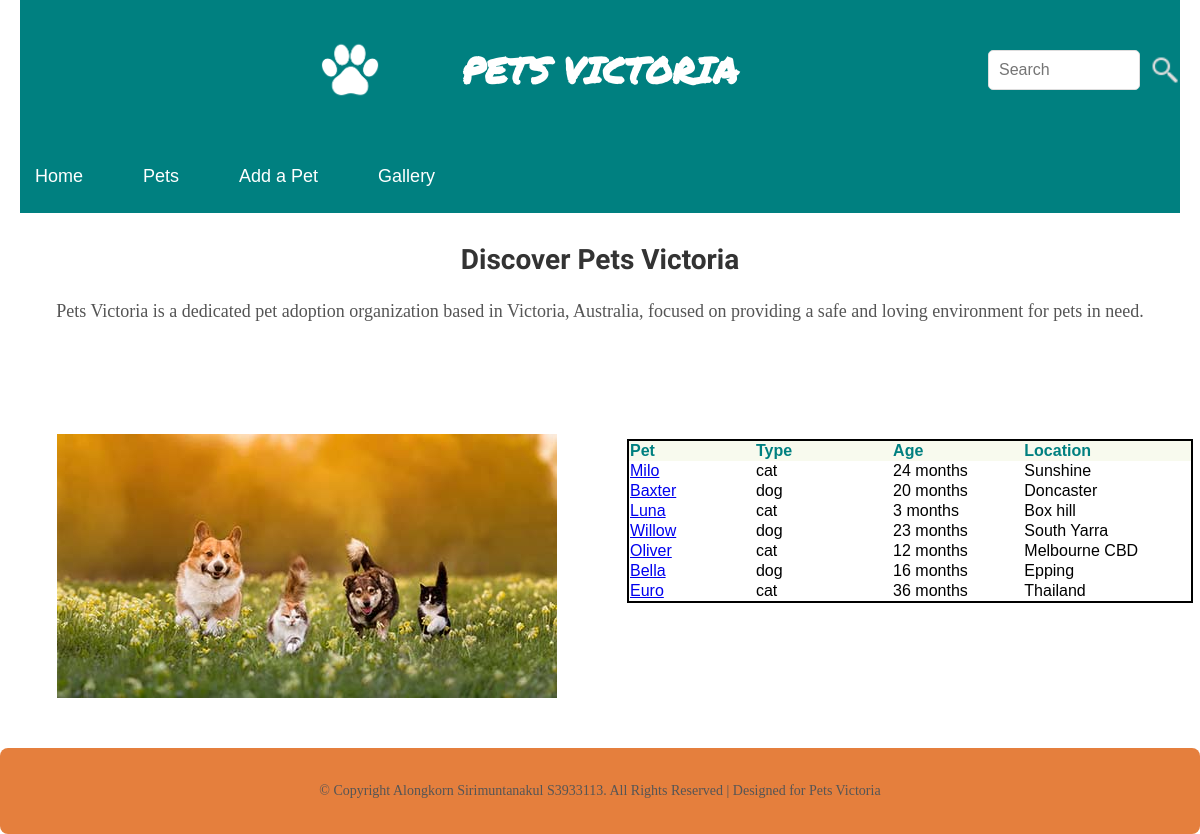
The app's page /pets.php with its own data.
### tables this page shows
CREATE TABLE `pets` (
  `petid` int(11) NOT NULL,
  `petname` varchar(255) NOT NULL,
  `description` text NOT NULL,
  `caption` varchar(255) NOT NULL,
  `age` double NOT NULL,
  `type` varchar(255) NOT NULL,
  `location` varchar(255) NOT NULL,
  `image` text NOT NULL
);

### pets.php (the view, shortened to what this page needs)
<?php include('includes/header.inc'); ?>
<div class="wrapper">
    <header class="header-with-banner">
        <div class="logo-banner-container">
            <img src="images/logo.png" alt="Logo" class="logo">
            <h1 class="banner-title">PETS VICTORIA</h1>
        </div>
        <div class="search-container">
            <input type="text" placeholder="Search" class="search-bar">
            <img src="images/searchicon.png" alt="Search Icon" class="icon">
        </div>
    </header>
    <?php include('includes/nav.inc'); ?>
    <main class="page2">
        <section class="intro-section">
            <h1>Discover Pets Victoria</h1>
            <p>
                Pets Victoria is a dedicated pet adoption organization based in Victoria, Australia, focused on providing a safe and loving environment for pets in need.
            </p>
        </section>
        <div class="content-section">
            <img src="images/pets.jpeg" alt="Pets" class="content-image">
            <table class="pet-table">
                <tr>
                    <th>Pet</th>
                    <th>Type</th>
                    <th>Age</th>
                    <th>Location</th>
                </tr>
                <?php
                include('includes/db_connect.inc');
                $result = $conn->query("SELECT petid, petname, type, age, location FROM pets");
                if ($result->num_rows > 0) {
                    while($row = $result->fetch_assoc()) {
                        echo "<tr>";
                        echo "<td><a href='details.php?id=" . $row['petid'] . "'>" . $row['petname'] . "</a></td>";
                        echo "<td>" . $row['type'] . "</td>";
                        echo "<td>" . $row['age'] . " months</td>";
                        echo "<td>" . $row['location'] . "</td>";
                        echo "</tr>";
                    }
                } else {
                    echo "<tr><td colspan='4'>No pets found.</td></tr>";
                }
                ?>
            </table>
        </div>
    </main>
</div>
<?php include('includes/footer.inc'); ?>

### include/header.inc (shortened to what this page needs)
<!DOCTYPE html>
<html lang="en">
<head>
    <link rel="stylesheet" href="Css/styles.css">
</head>
<body>

### include/nav.inc
<nav>
    <ul class="nav-links">
        <li><a href="index.php">Home</a></li>
        <li><a href="pets.php">Pets</a></li>
        <li><a href="add.php">Add a Pet</a></li>
        <li><a href="gallery.php">Gallery</a></li>
    </ul>
</nav>

### include/footer.inc (shortened to what this page needs)
<footer>
    <p>&copy; Copyright Alongkorn Sirimuntanakul S3933113. All Rights Reserved | Designed for Pets Victoria</p>
</footer>

### Css/styles.css (style rules this page uses)
.wrapper { max-width: 1200px; margin: 0 auto; padding: 0 20px; }
.banner-title { position: absolute; left: 50%; top: 50%; transform: translate(-50%, -50%); font-size: 36px; color: white; font-family: 'Permanent Marker', cursive; margin: 0; }
.header-with-banner { background-color: #008080; padding: 10px 0; position: relative; height: 120px; display: flex; align-items: center; justify-content: center; }
body { font-family: 'Ysabeau ', sans-serif; margin: 0; padding: 0; box-sizing: border-box; max-width: 1200px; }
h1 { font-family: 'Permanent Marker', cursive; }
header { background-color: #008080; padding: 10px 30px; display: flex; justify-content: space-between; align-items: center; color: white; }
.logo { width: 60px; margin-left: 300px; }
.icon { width: 30px; }
.search-bar { padding: 5px; max-width: 130px; margin-right: 10px; }
.search-container { display: flex; align-items: center; margin-left: auto; }
.page2 { background-color: #ffffff ; padding: 0px 0px; display: flex; justify-content: center; }
footer { background-color: #E57F3D; padding: 35px 0px; text-align: center; color: rgb(4, 4, 4); position: relative; bottom: 0; width: 100%; max-width: 1200px; border-radius: 8px; }
footer p { margin: 0; }
body { font-family: 'Ysabeau SC', sans-serif; margin: 0; padding: 0; box-sizing: border-box; }
main { background-color: #FFF8E1; padding: 50px 20px; display: flex; justify-content: center; flex-direction: column; align-items: center; }
.intro-section h1 { font-family: 'Poetsen One', cursive; font-size: 28px; color: #333; display: flex; margin-top: 30px; justify-content: center; align-items: center; }
.intro-section p { font-family: 'Ysabeau SC', cursive; font-size: 18px; line-height: 1.4; color: #555; max-width: 1200px; margin: 10px auto; text-align: center; padding-bottom: 30px; }
.content-section { display: flex; justify-content: center; align-items: center; margin-top: 20px; }
.content-image { width: 50%; max-width: 1200px; margin-right: 20px; padding: 50px 50px; }
.pet-table { width: 100%; max-width: 1000px; border-collapse: collapse; border-top: 2px solid #000000; border-right: 2px solid #000000; border-bottom: 2px solid #000000; border-left: 2px solid #000000; background-color: white; margin-bottom: 90px; }
.pet-table th, .pet-table td { border: none; padding-right: 50px; text-align: left; }
.pet-table th { background-color: #f8faee; padding-right: 100px; font-family: 'Ysabeau SC', sans-serif; color: #008080; }
p { font-family: 'Ysabeau SC', cursive; text-align: center; font-size: 14px; color: #555; margin-bottom: 20px; }
input[type="text"], input[type="number"], input[type="file"], textarea, select { width: 100%; padding: 10px; border: 1px solid #ddd; border-radius: 5px; font-size: 16px; }
nav { background-color: #008080; padding: 10px 0; }
.nav-links { list-style-type: none; display: flex; justify-content: left; gap: 30px; padding: 0; }
.nav-links li { margin: 0 15px; }
.nav-links a { color: white; text-decoration: none; font-size: 18px; font-family: 'Ysabeau SC', sans-serif; }

### records on screen
pets: petname "Milo", type "cat", age "24", location "Sunshine"
pets: petname "Baxter", type "dog", age "20", location "Doncaster"
pets: petname "Luna", type "cat", age "3", location "Box hill"
pets: petname "Willow", type "dog", age "23", location "South Yarra"
pets: petname "Oliver", type "cat", age "12", location "Melbourne CBD"
pets: petname "Bella", type "dog", age "16", location "Epping"
pets: petname "Euro", type "cat", age "36", location "Thailand"
